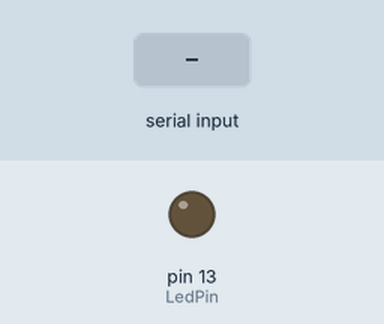
Simulated run of this sketch. Board: Arduino Uno, built with avr-gcc and run on an emulated ATmega328P. On the bench: output pins drawn as LEDs (lit = HIGH). The test bench sets the inputs (shaded band).

Above: at 1.2 s.
1.3 s: "1" received over Serial
At 1.7 s:
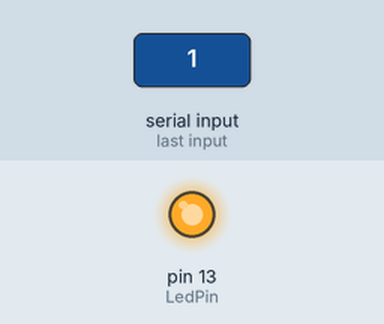
Timing chart, 0 to 4.3 s (numbered marks = the images above; inputs shaded):
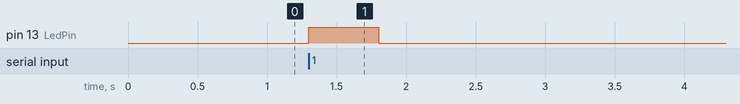

The sketch:

arducomclient.ino
```cpp
const int LedPin = 13;
int ledState = 0;
unsigned long Timer;

void setup()
{
  pinMode(LedPin, OUTPUT);
  Serial.begin(9600);
}

void loop()
{
    char receiveVal;

    if(Serial.available() > 0)
    {
        receiveVal = Serial.read();

        switch(receiveVal){
          case '1':
          if(!digitalRead(LedPin)){
            digitalWrite(LedPin, HIGH);
            Timer = millis();
          }
          break;
          case '2':
          break;
          case '3':
          break;
          case '4':
          break;
          case '5':
          break;
          default:
          break;
        }
    }

    if(digitalRead(LedPin)) {

      if(millis() - Timer > 500){
        digitalWrite(LedPin, LOW);
        Timer = 0;
      }
    }


}
```

Measured:
- after the input at 1.3 s, pin 13 (LedPin): LOW → HIGH at once, → LOW 0.50 s later
